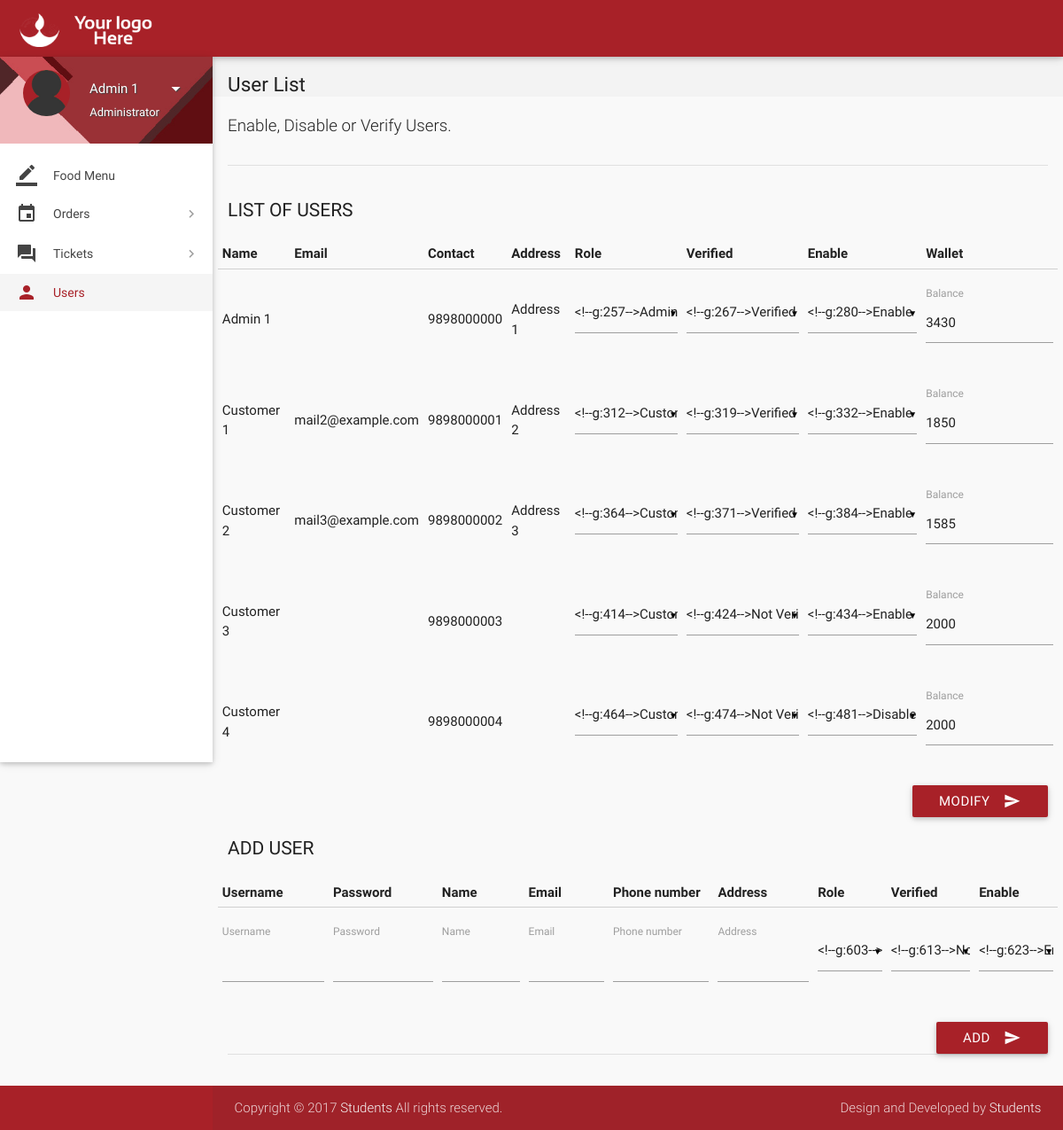
The page /users.php (signed in) on the database as committed earlier.
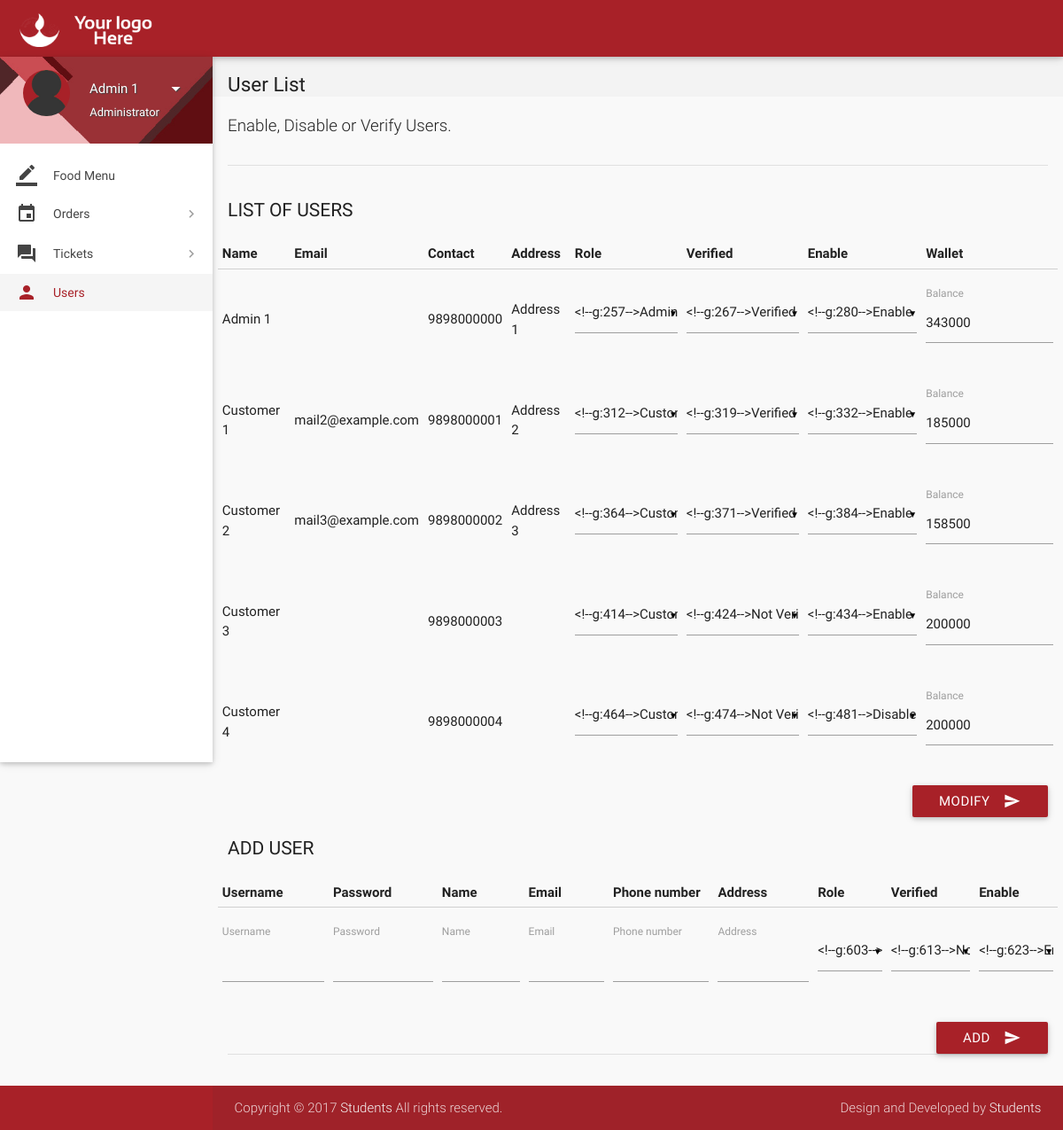
The same page on the database as committed later.
### tables this page shows
CREATE TABLE `users` (
  `id` int(11) NOT NULL,
  `role` varchar(15) NOT NULL DEFAULT 'Customer',
  `name` varchar(15) NOT NULL,
  `username` varchar(10) NOT NULL,
  `password` varchar(16) NOT NULL,
  `email` varchar(35) NULL,
  `address` varchar(300) NULL,
  `contact` bigint(11) NOT NULL,
  `verified` tinyint(1) NOT NULL DEFAULT '0',
  `deleted` tinyint(4) NOT NULL DEFAULT '0'
);

CREATE TABLE `wallet_details` (
  `id` int(11) NOT NULL,
  `wallet_id` int(11) NOT NULL,
  `number` varchar(16) NOT NULL,
  `cvv` int(3) NOT NULL,
  `balance` int(11) NOT NULL DEFAULT '200000'
);

### users.php (the view, shortened to what the changed rows need)
<?php
include 'includes/connect.php';
	if($_SESSION['admin_sid']==session_id())
	{
		?>
<!DOCTYPE html>
<html lang="en">
<head>
  <link href="css/materialize.min.css" type="text/css" rel="stylesheet" media="screen,projection">
  <link href="css/style.min.css" type="text/css" rel="stylesheet" media="screen,projection">
  <link href="css/custom/custom.min.css" type="text/css" rel="stylesheet" media="screen,projection">
  <link href="js/plugins/perfect-scrollbar/perfect-scrollbar.css" type="text/css" rel="stylesheet" media="screen,projection">
</head>
<body>
  <header id="header" class="page-topbar">
        <div class="navbar-fixed">
            <nav class="navbar-color">
                <div class="nav-wrapper">
                    <ul class="left">
                      <li><h1 class="logo-wrapper"><a href="index.php" class="brand-logo darken-1"><img src="images/materialize-logo.png" alt="logo"></a> <span class="logo-text">Logo</span></h1></li>
                    </ul>
                </div>
            </nav>
        </div>
  </header>
  <div id="main">
    <div class="wrapper">
      <section id="content">
        <div class="container">
          <div id="editableTable" class="section">
		  <form class="formValidate" id="formValidate1" method="post" action="routers/user-router.php" novalidate="novalidate">
            <div class="row">
              <div>
<table>
                    <thead>
                      <tr>
                        <th data-field="name">Name</th>
                        <th data-field="price">Email</th>
                        <th data-field="price">Contact</th>
                        <th data-field="price">Address</th>
                        <th data-field="price">Role</th>
                        <th data-field="price">Verified</th>
                        <th data-field="price">Enable</th>
                        <th data-field="price">Wallet</th>
                      </tr>
                    </thead>
                    <tbody>
				<?php
				$result = mysqli_query($con, "SELECT * FROM users");
				while($row = mysqli_fetch_array($result))
				{
					echo '<tr><td>'.$row["name"].'</td>';
					echo '<td>'.$row["email"].'</td>';
					echo '<td>'.$row["contact"].'</td>';
					echo '<td>'.$row["address"].'</td>';
					echo '<td><select name="'.$row['id'].'_role">
                      <option value="Administrator"'.($row['role']=='Administrator' ? 'selected' : '').'>Administrator</option>
                      <option value="Customer"'.($row['role']=='Customer' ? 'selected' : '').'>Customer</option>
                    </select></td>';
					echo '<td><select name="'.$row['id'].'_verified">
                      <option value="1"'.($row['verified'] ? 'selected' : '').'>Verified</option>
                      <option value="0"'.(!$row['verified'] ? 'selected' : '').'>Not Verified</option>
                    </select></td>';
					echo '<td><select name="'.$row['id'].'_deleted">
                      <option value="1"'.($row['deleted'] ? 'selected' : '').'>Disable</option>
                      <option value="0"'.(!$row['deleted'] ? 'selected' : '').'>Enable</option>
                    </select></td>';
					$key = $row['id'];
					$sql = mysqli_query($con,"SELECT * from wallet WHERE customer_id = $key;");
					if($row1 = mysqli_fetch_array($sql)){
						$wallet_id = $row1['id'];
						$sql1 = mysqli_query($con,"SELECT * from wallet_details WHERE wallet_id = $wallet_id;");
						if($row2 = mysqli_fetch_array($sql1)){
							$balance = $row2['balance'];
						}
					}
					echo '<td><label for="balance">Balance</label><input id="balance" name="'.$row['id'].'_balance" value="'.$balance.'" type="number" data-error=".errorTxt01"><div class="errorTxt01"></div></td></tr>';
				}
				?>
                    </tbody>
</table>
              </div>
            </div>
			</form>
		  <form class="formValidate" id="formValidate" method="post" action="routers/add-users.php" novalidate="novalidate">
            <div class="row">
              <div>
<table>
                    <thead>
                      <tr>
                        <th data-field="name">Username</th>
                        <th data-field="name">Password</th>
                        <th data-field="name">Name</th>
                        <th data-field="price">Email</th>
                        <th data-field="price">Phone number</th>
                        <th data-field="price">Address</th>
                        <th data-field="price">Role</th>
                        <th data-field="price">Verified</th>
                        <th data-field="price">Enable</th>
                      </tr>
                    </thead>
</table>
              </div>
            </div>
			</form>
          </div>
        </div>
        </div>
    </div>
</body>
</html>
<?php
	}
?>

Rows that differ between the two databases and show on the page:
changed through a linked row, users "Admin 1": balance "3430" → "343000"
changed through a linked row, users "Customer 1": balance "1850" → "185000"
changed through a linked row, users "Customer 2": balance "1585" → "158500"
changed through a linked row, users "Customer 3": balance "2000" → "200000"
changed through a linked row, users "Customer 4": balance "2000" → "200000"
